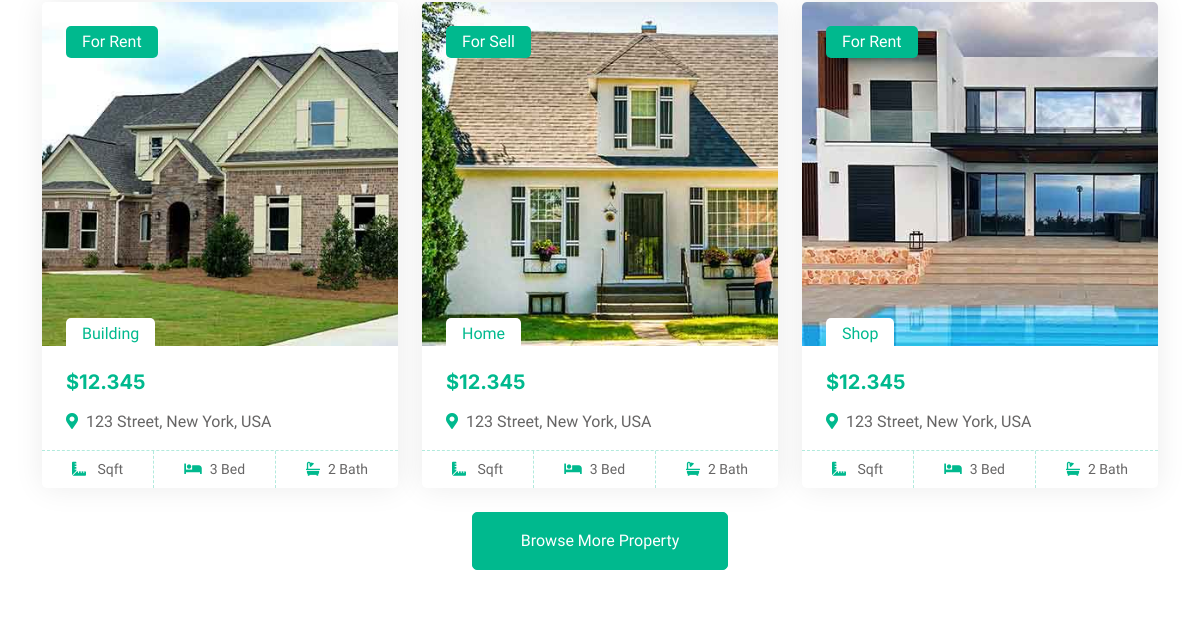
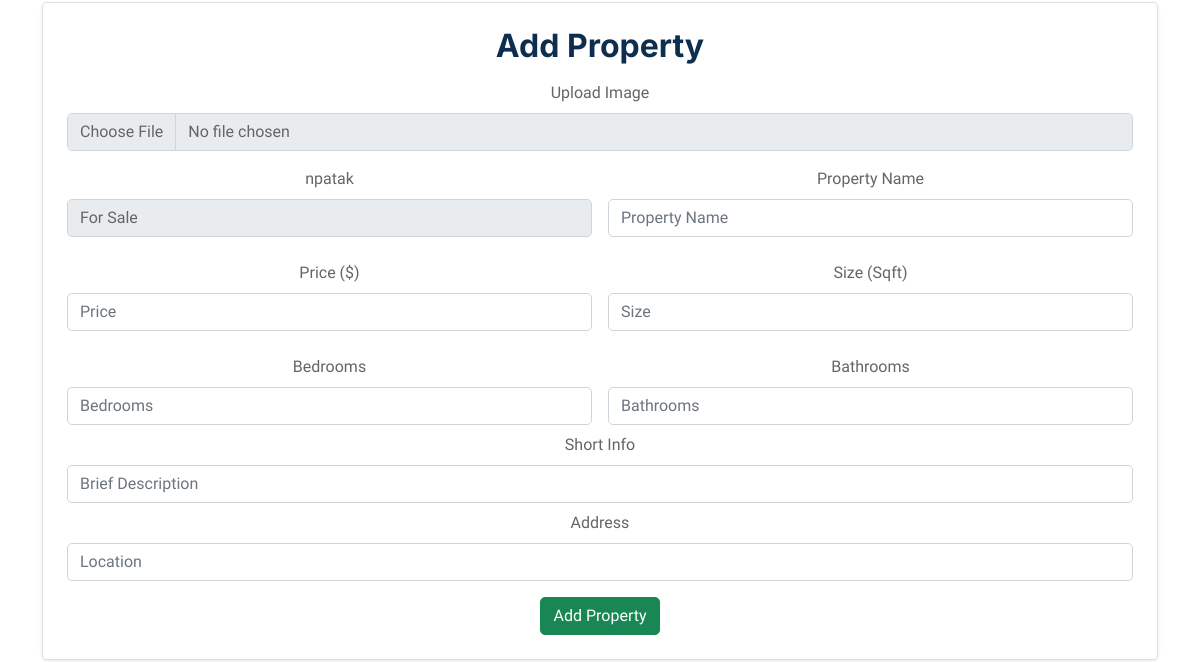
Page /pr_list/ (middle part) on the earlier database version (2 pictures, top to bottom).
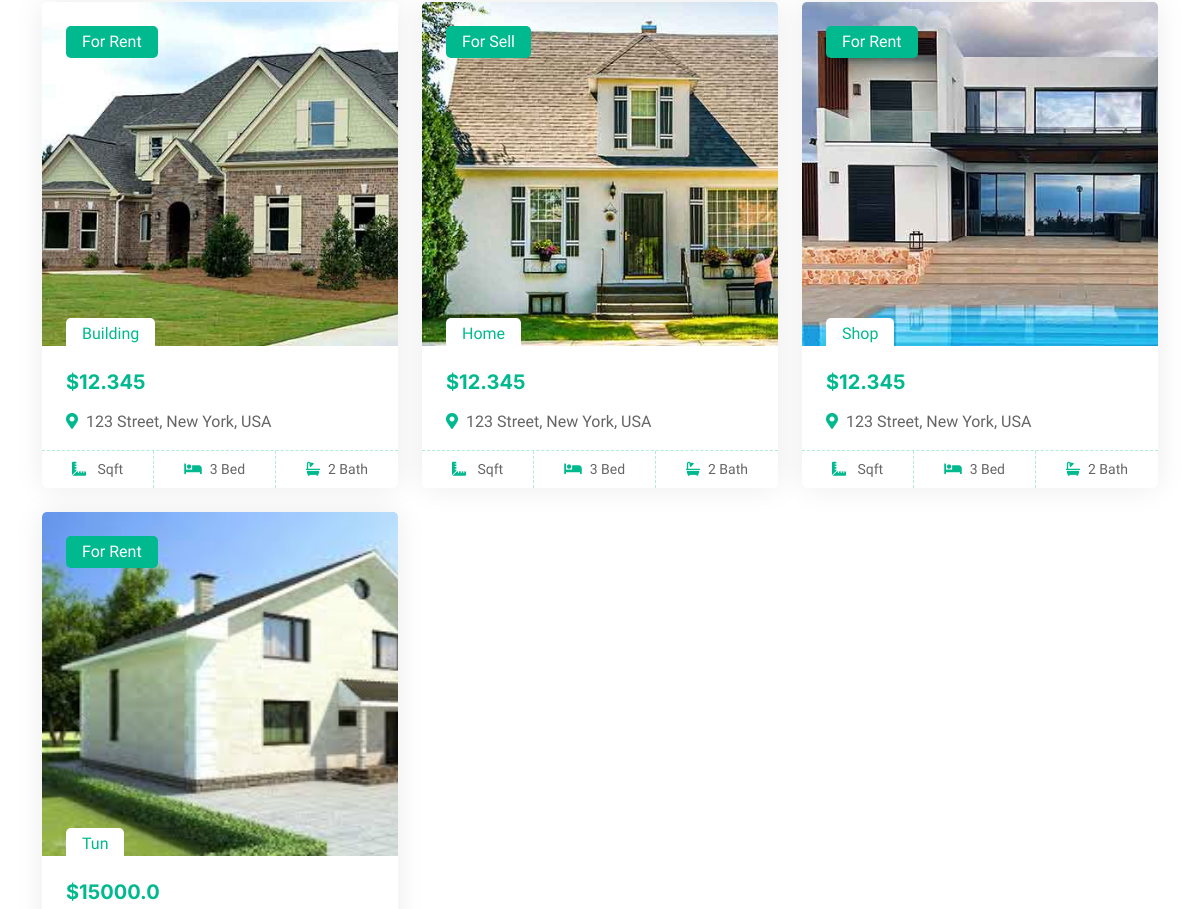
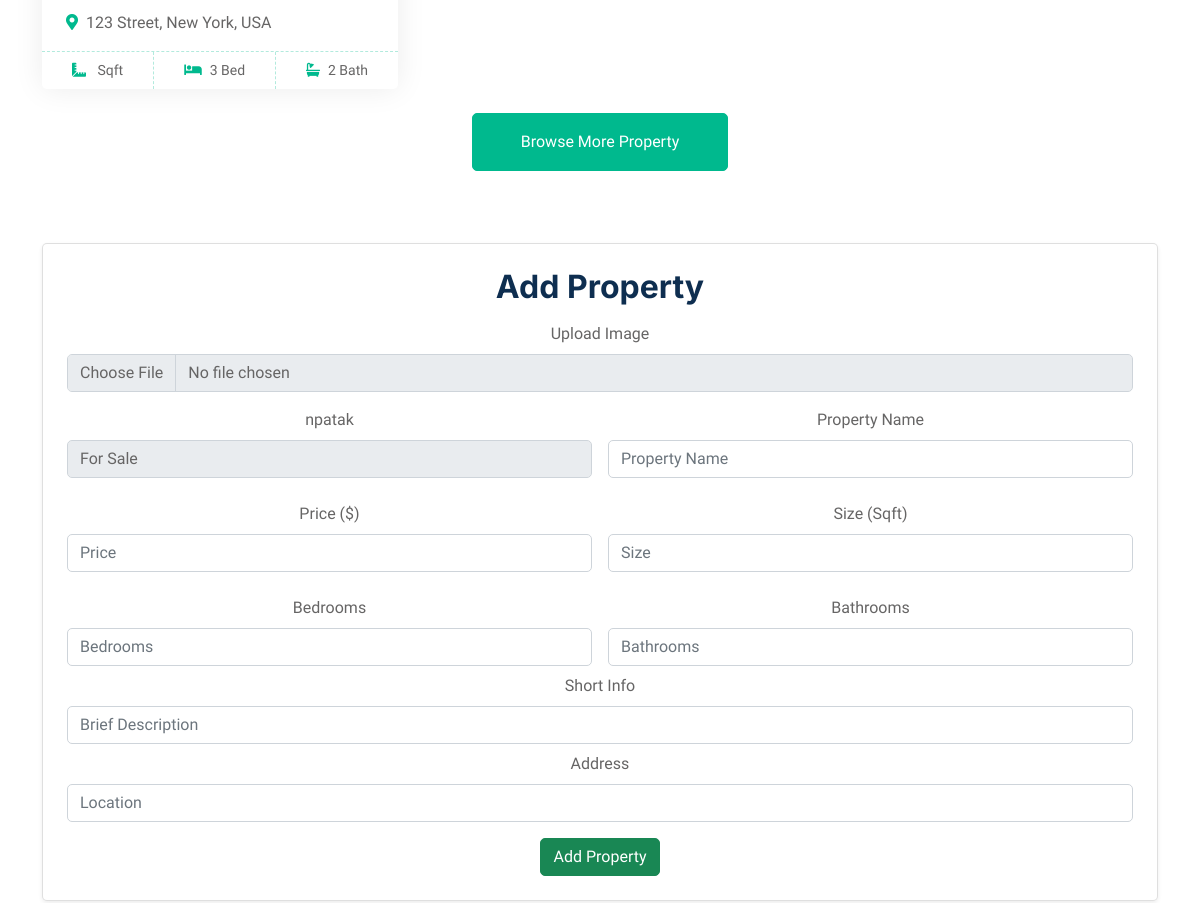
Same page on the later database version (2 pictures, top to bottom).
### main/models.py (models this page shows, shortened)
class PropertyListing(models.Model):
    img=models.ImageField('img',upload_to='img')
    name=models.CharField('name',max_length=255)
    npatak=models.CharField('npatak',max_length=255)
    price=models.FloatField('price')
    information=models.CharField('information',max_length=255)
    adress=models.CharField('adress',max_length=255)
    taracq=models.FloatField('taracq')
    bed=models.IntegerField('bed')
    bath=models.IntegerField('bath')

### main/views.py (the view, shortened to what this page needs)
# urls.py: path('pr_list/',PropertyListView.as_view(),name = 'pr_list'),
class PropertyListView(ListView):
    template_name='property-list.html'
    def get(self,request):
        propertylisting=PropertyListing.objects.all()
        contactagent=ContactAgent.objects.all()
        context={
            'propertylisting':propertylisting,
            'contactagent':contactagent
            }
        MainInfoF(context,'Property List','Property List')
        return render(request,self.template_name,context)

### main/views.py (called while the page is built)
def MainInfoF(context,title,subtitle):
    context['maininfo'] = MainInfo.objects.get()
    context['aboutstatus'] = AboutStatus.objects.all()
    context['gallery'] = Gallery.objects.all()
    context['subtitle'] = subtitle
    context['title'] = title

### main/templates/property-list.html (shortened to what this page needs)
{% extends 'base_2.html' %}
    {% block content_2 %}
      <div class="container-xxl py-5">
        <div class="container">
            <div class="tab-content">
                <div id="tab-1" class="tab-pane fade show p-0 active">
                    <div class="row g-4">
                        {% for i in propertylisting %}
                        <div class="col-lg-4 col-md-6 wow fadeInUp" data-wow-delay="0.1s">
                            <div class="property-item rounded overflow-hidden">
                                <div class="position-relative overflow-hidden">
                                    <a href=""><img class="img-fluidi" src="{{ i.img.url }}" alt="" height="344px" width="516px"></a>
                                    <div class="bg-primary rounded text-white position-absolute start-0 top-0 m-4 py-1 px-3">{{ i.npatak }}</div>
                                    <div class="bg-white rounded-top text-primary position-absolute start-0 bottom-0 mx-4 pt-1 px-3">{{ i.name }}</div>
                                </div>
                                <div class="p-4 pb-0">
                                    <h5 class="text-primary mb-3">${{ i.price }}</h5>
                                    <p><i class="fa fa-map-marker-alt text-primary me-2"></i>{{ i.adress }}</p>
                                </div>
                                <div class="d-flex border-top">
                                    <small class="flex-fill text-center border-end py-2"><i class="fa fa-ruler-combined text-primary me-2"></i>{{ i.teritory }} Sqft</small>
                                    <small class="flex-fill text-center border-end py-2"><i class="fa fa-bed text-primary me-2"></i>{{ i.bed }} Bed</small>
                                    <small class="flex-fill text-center py-2"><i class="fa fa-bath text-primary me-2"></i>{{ i.bath }} Bath</small>
                                </div>
                            </div>
                        </div>
                        {% endfor %}
                        <div class="col-12 text-center wow fadeInUp" data-wow-delay="0.1s">
                            <a class="btn btn-primary py-3 px-5" href="">Browse More Property</a>
                        </div>
                    </div>
                </div>
            </div>
        </div>
    </div>
    <center>
            <div class="container mt-4">
                <div class="card p-4 shadow-sm">
                    <h2 class="text-center mb-3">Add Property</h2>
                    <form action="" method="post" enctype="multipart/form-data">
                        <div class="mb-3">
                            <label for="img" class="form-label">Upload Image</label>
                            <input type="file" id="img" name="img" accept="image/*" class="form-control">
                        </div>
                        <div class="row g-3">
                            <div class="col-md-6">
                                <label for="goal" class="form-label">npatak</label>
                                <select id="goal" name="npatak" class="form-control">
                                    <option value="For Sale">For Sale</option>
                                </select>
                            </div>
                            <div class="col-md-6">
                                <label for="name" class="form-label">Property Name</label>
                                <input type="text" id="name" name="name" placeholder="Property Name" class="form-control">
                            </div>
                        </div>
                        <div class="row g-3 mt-2">
                            <div class="col-md-6">
                                <label for="price" class="form-label">Price ($)</label>
                                <input type="number" id="price" name="price" placeholder="Price" class="form-control">
                            </div>
                            <div class="col-md-6">
                                <label for="territory" class="form-label">Size (Sqft)</label>
                                <input type="number" id="territory" name="taracq" placeholder="Size" class="form-control">
                            </div>
                        </div>
                        <div class="row g-3 mt-2">
                            <div class="col-md-6">
                                <label for="bedrooms" class="form-label">Bedrooms</label>
                                <input type="number" id="bedrooms" name="bed" placeholder="Bedrooms" class="form-control">
                            </div>
                            <div class="col-md-6">
                                <label for="bathrooms" class="form-label">Bathrooms</label>
                                <input type="number" id="bathrooms" name="bath" placeholder="Bathrooms" class="form-control">
                            </div>
                        </div>
                        <div class="mt-2">
                            <label for="info" class="form-label">Short Info</label>
                            <input type="text" id="info" name="information" placeholder="Brief Description" class="form-control">
                        </div>
                        <div class="mt-2">
                            <label for="address" class="form-label">Address</label>
                            <input type="text" id="address" name="adress" placeholder="Location" class="form-control">
                        </div>
                        <div class="text-center mt-3" style="color: #00B98E;">
                            <button type="submit" class="btn btn-success" >Add Property</button>
                        </div>
                    </form>
                </div>
            </div>
    </center>
{% endblock %}

### main/templates/base_2.html (shortened to what this page needs)
{% extends 'base.html' %}
    {% block content %}
{% block content_2 %}
{% endblock %}
{% endblock %}

### main/templates/base.html (shortened to what this page needs)
{% load static %}
<!DOCTYPE html>
<html lang="en">
<head>
    <link href="https://cdnjs.cloudflare.com/ajax/libs/font-awesome/5.10.0/css/all.min.css" rel="stylesheet">
    <link href="https://cdn.jsdelivr.net/npm/bootstrap-icons@1.4.1/font/bootstrap-icons.css" rel="stylesheet">
    <link href="{% static 'lib/animate/animate.min.css' %}" rel="stylesheet">
    <link href="{% static 'lib/owlcarousel/assets/owl.carousel.min.css' %}" rel="stylesheet">
    <link href="{% static 'css/bootstrap.min.css' %}" rel="stylesheet">
    <link href="{% static 'css/style.css' %}" rel="stylesheet">
</head>
<body>
    <div class="container-xxl bg-white p-0">
        {% block content %}{% endblock %}
    </div>
</body>
</html>

### main/static/css/style.css (style rules this page uses)
:root { --primary: #00B98E; --secondary: #FF6922; --light: #EFFDF5; --dark: #0E2E50; }
.btn { transition: .5s; }
.btn.btn-primary, .btn.btn-secondary { color: #FFFFFF; }
.property-item { box-shadow: 0 0 30px rgba(0, 0, 0, .08); }
.property-item img { transition: .5s; }
.property-item .border-top { border-top: 1px dashed rgba(0, 185, 142, .3) !important; }
.property-item .border-end { border-right: 1px dashed rgba(0, 185, 142, .3) !important; }

Differences in the rows shown:
added PropertyListing: img (picture), npatak "For Rent", name "Tun", price "15000.0", adress "123 Street, New York, USA", bed "3", bath "2"
